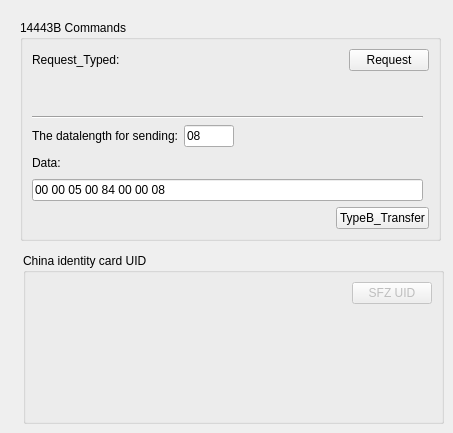
        <widget class="QWidget" name="tab_3">
         <attribute name="title">
          <string>14443 B</string>
         </attribute>
         <widget class="QGroupBox" name="groupBox_5">
          <property name="geometry">
           <rect>
            <x>20</x>
            <y>20</y>
            <width>421</width>
            <height>221</height>
           </rect>
          </property>
          <property name="title">
           <string>14443B Commands</string>
          </property>
          <layout class="QGridLayout" name="gridLayout_17">
           <item row="5" column="0">
            <layout class="QHBoxLayout" name="horizontalLayout_47">
             <item>
              <widget class="QLabel" name="label_40">
               <property name="text">
                <string>Data:</string>
               </property>
              </widget>
             </item>
             <item>
              <spacer name="horizontalSpacer_41">
               <property name="orientation">
                <enum>Qt::Horizontal</enum>
               </property>
               <property name="sizeHint" stdset="0">
                <size>
                 <width>40</width>
                 <height>20</height>
                </size>
               </property>
              </spacer>
             </item>
            </layout>
           </item>
           <item row="3" column="0" colspan="2">
            <layout class="QHBoxLayout" name="horizontalLayout_46">
             <item>
              <widget class="QLabel" name="label_39">
               <property name="text">
                <string>The datalength for sending:</string>
               </property>
              </widget>
             </item>
             <item>
              <widget class="QLineEdit" name="Blength">
               <property name="maximumSize">
                <size>
                 <width>50</width>
                 <height>16777215</height>
                </size>
               </property>
               <property name="text">
                <string>08</string>
               </property>
              </widget>
             </item>
             <item>
              <spacer name="horizontalSpacer_40">
               <property name="orientation">
                <enum>Qt::Horizontal</enum>
               </property>
               <property name="sizeHint" stdset="0">
                <size>
                 <width>38</width>
                 <height>20</height>
                </size>
               </property>
              </spacer>
             </item>
            </layout>
           </item>
           <item row="0" column="0" colspan="2">
            <layout class="QHBoxLayout" name="horizontalLayout_45">
             <item>
              <widget class="QLabel" name="label_38">
               <property name="text">
                <string>Request_Typed:</string>
               </property>
              </widget>
             </item>
             <item>
              <spacer name="horizontalSpacer_39">
               <property name="orientation">
                <enum>Qt::Horizontal</enum>
               </property>
               <property name="sizeHint" stdset="0">
                <size>
                 <width>40</width>
                 <height>20</height>
                </size>
               </property>
              </spacer>
             </item>
             <item>
              <widget class="QPushButton" name="BRequest">
               <property name="text">
                <string>Request</string>
               </property>
              </widget>
             </item>
            </layout>
           </item>
           <item row="2" column="0">
            <widget class="Line" name="line_6">
             <property name="orientation">
              <enum>Qt::Horizontal</enum>
             </property>
            </widget>
           </item>
           <item row="6" column="0">
            <widget class="QLineEdit" name="BData">
             <property name="text">
              <string>00 00 05 00 84 00 00 08</string>
             </property>
            </widget>
           </item>
           <item row="7" column="0" colspan="2">
            <layout class="QHBoxLayout" name="horizontalLayout_48">
             <item>
              <spacer name="horizontalSpacer_42">
               <property name="orientation">
                <enum>Qt::Horizontal</enum>
               </property>
               <property name="sizeHint" stdset="0">
                <size>
                 <width>40</width>
                 <height>20</height>
                </size>
               </property>
              </spacer>
             </item>
             <item>
              <widget class="QPushButton" name="BTransfer">
               <property name="text">
                <string>TypeB_Transfer</string>
               </property>
              </widget>
             </item>
            </layout>
           </item>
           <item row="1" column="0">
            <spacer name="verticalSpacer_6">
             <property name="orientation">
              <enum>Qt::Vertical</enum>
             </property>
             <property name="sizeHint" stdset="0">
              <size>
               <width>20</width>
               <height>40</height>
              </size>
             </property>
            </spacer>
           </item>
          </layout>
         </widget>
         <widget class="QGroupBox" name="groupBox_6">
          <property name="geometry">
           <rect>
            <x>23</x>
            <y>253</y>
            <width>421</width>
            <height>171</height>
           </rect>
          </property>
          <property name="title">
           <string>China identity card UID</string>
          </property>
          <layout class="QGridLayout" name="gridLayout_18">
           <item row="0" column="0">
            <spacer name="horizontalSpacer_43">
             <property name="orientation">
              <enum>Qt::Horizontal</enum>
             </property>
             <property name="sizeHint" stdset="0">
              <size>
               <width>317</width>
               <height>20</height>
              </size>
             </property>
            </spacer>
           </item>
           <item row="0" column="1">
            <widget class="QPushButton" name="BUid">
             <property name="enabled">
              <bool>false</bool>
             </property>
             <property name="text">
              <string>SFZ UID</string>
             </property>
            </widget>
           </item>
           <item row="1" column="1">
            <spacer name="verticalSpacer_5">
             <property name="orientation">
              <enum>Qt::Vertical</enum>
             </property>
             <property name="sizeHint" stdset="0">
              <size>
               <width>20</width>
               <height>107</height>
              </size>
             </property>
            </spacer>
           </item>
          </layout>
         </widget>
        </widget>
